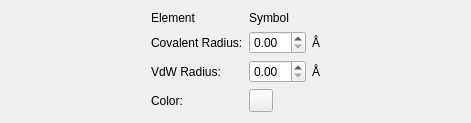
  <widget class="QWidget" name="layoutWidget">
   <property name="geometry">
    <rect>
     <x>160</x>
     <y>490</y>
     <width>471</width>
     <height>123</height>
    </rect>
   </property>
   <layout class="QGridLayout" name="gridLayout">
    <item row="1" column="3">
     <widget class="QLabel" name="label_4">
      <property name="text">
       <string>Å</string>
      </property>
     </widget>
    </item>
    <item row="2" column="1">
     <widget class="QLabel" name="label_2">
      <property name="text">
       <string>VdW Radius:</string>
      </property>
     </widget>
    </item>
    <item row="2" column="3">
     <widget class="QLabel" name="label_5">
      <property name="text">
       <string>Å</string>
      </property>
     </widget>
    </item>
    <item row="3" column="1">
     <widget class="QLabel" name="label_3">
      <property name="text">
       <string>Color:</string>
      </property>
     </widget>
    </item>
    <item row="1" column="1">
     <widget class="QLabel" name="label_6">
      <property name="text">
       <string>Covalent Radius:</string>
      </property>
     </widget>
    </item>
    <item row="1" column="2">
     <widget class="QDoubleSpinBox" name="covRadiusSpinBox">
      <property name="singleStep">
       <double>0.010000000000000</double>
      </property>
     </widget>
    </item>
    <item row="2" column="2">
     <widget class="QDoubleSpinBox" name="vdwRadiusSpinBox">
      <property name="singleStep">
       <double>0.010000000000000</double>
      </property>
     </widget>
    </item>
    <item row="3" column="2">
     <widget class="QToolButton" name="colorButton">
      <property name="text">
       <string/>
      </property>
     </widget>
    </item>
    <item row="0" column="1">
     <widget class="QLabel" name="elementNameLabel">
      <property name="text">
       <string>Element</string>
      </property>
     </widget>
    </item>
    <item row="1" column="0">
     <spacer name="horizontalSpacer">
      <property name="orientation">
       <enum>Qt::Horizontal</enum>
      </property>
      <property name="sizeHint" stdset="0">
       <size>
        <width>40</width>
        <height>20</height>
       </size>
      </property>
     </spacer>
    </item>
    <item row="1" column="4">
     <spacer name="horizontalSpacer_2">
      <property name="orientation">
       <enum>Qt::Horizontal</enum>
      </property>
      <property name="sizeHint" stdset="0">
       <size>
        <width>40</width>
        <height>20</height>
       </size>
      </property>
     </spacer>
    </item>
    <item row="0" column="2">
     <widget class="QLabel" name="elementLabel">
      <property name="text">
       <string>Symbol</string>
      </property>
     </widget>
    </item>
   </layout>
  </widget>
